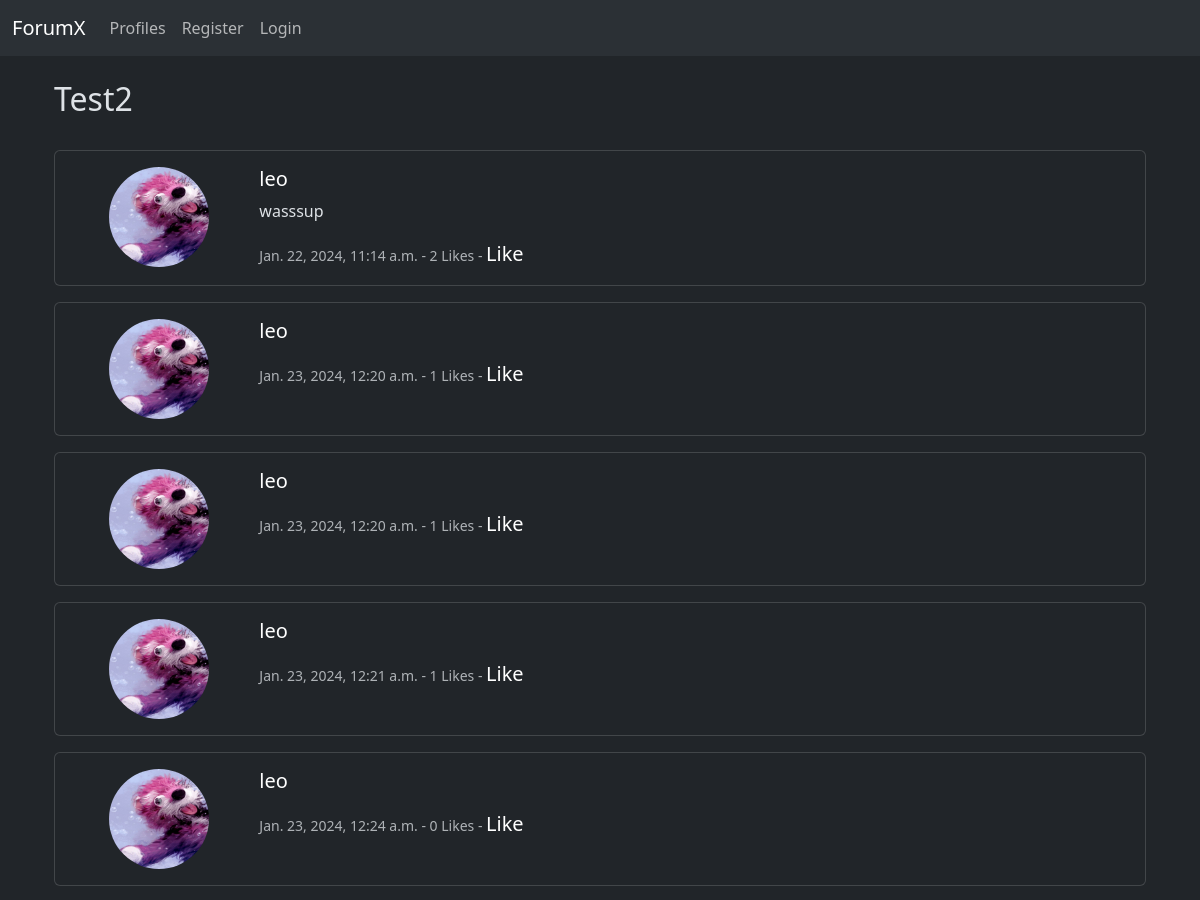
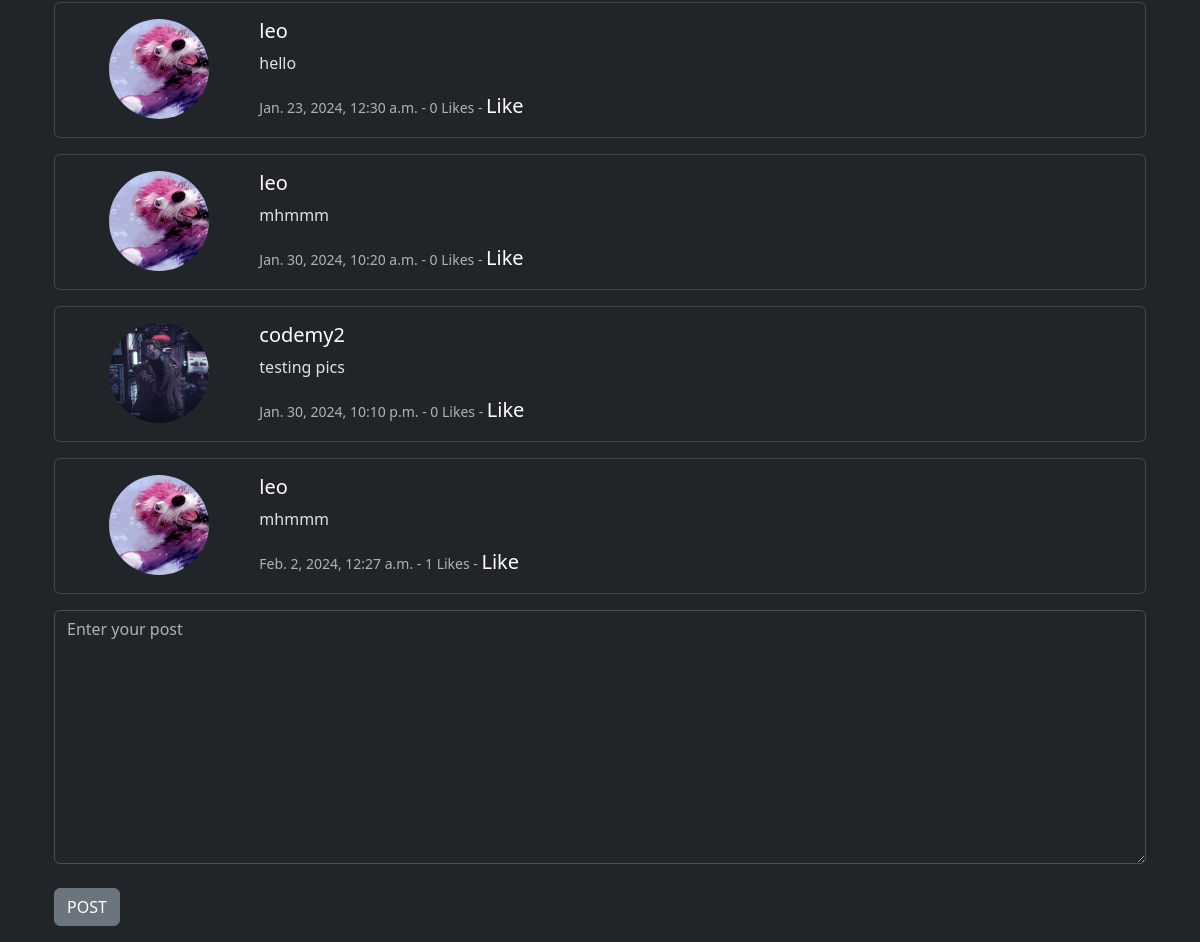
The app's page /thread/2/, older data (2 pictures, top to bottom).
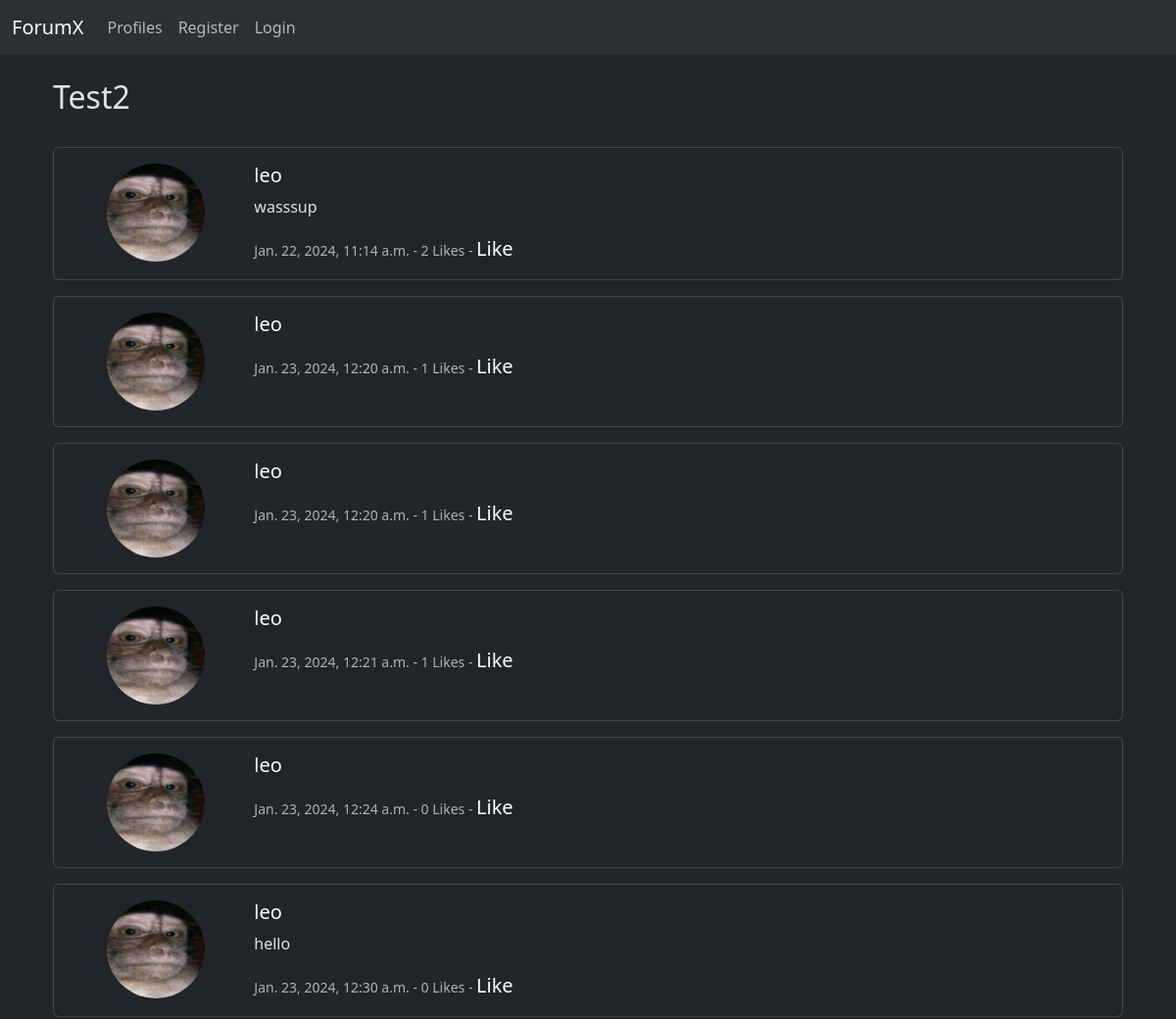
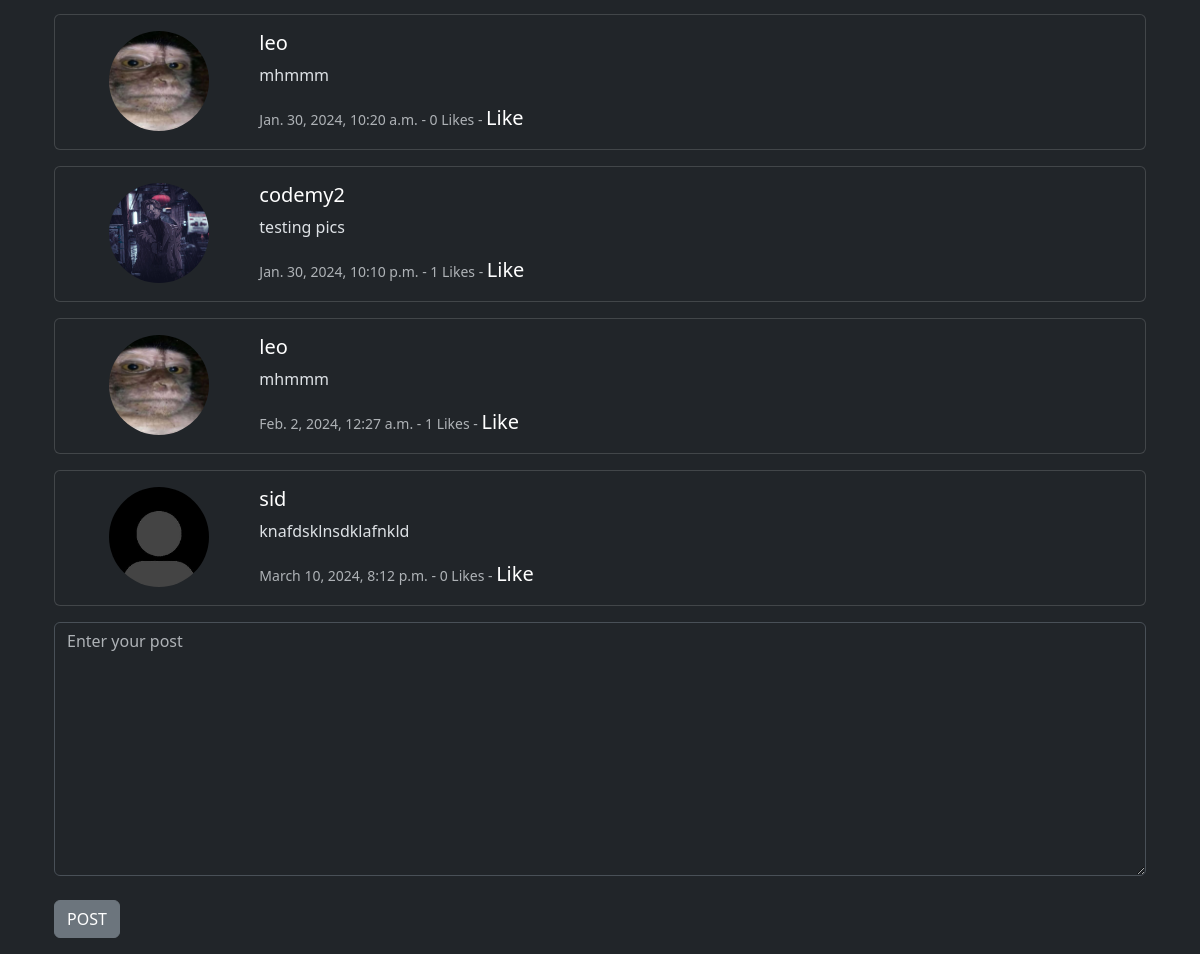
The same page, newer data (2 pictures, top to bottom).
### forumx/models.py (models this page shows, shortened)
class Thread(models.Model):
    title = models.CharField(max_length=255)
    user = models.ForeignKey(User,
        on_delete=models.CASCADE,
        related_name='created_threads') #We need to access threads later on
    created_at = models.DateTimeField(default=timezone.now)

class Post(models.Model):
    thread = models.ForeignKey(Thread,
        on_delete=models.CASCADE,
        related_name='posts')
    user = models.ForeignKey(User,
        on_delete=models.CASCADE,
        related_name='posts')
    content = models.TextField()
    created_at = models.DateTimeField(default=timezone.now)
    likes = models.ManyToManyField(User, related_name="post_like", blank=True)
    def number_of_likes(self):
        return self.likes.count()

class Profile(models.Model):
   user = models.OneToOneField(User, on_delete=models.CASCADE)
   follows = models.ManyToManyField("self",
    related_name="followed_by",
    symmetrical=False, # User does not need to follow back
    blank=True # User does not need to follow anyone
    )
   date_modified = models.DateTimeField(User, default=timezone.now)
   profile_image = models.ImageField(null=True, blank=True, upload_to="images/")
   profile_bio= models.CharField(null=True, blank=True, max_length=500)

### forumx/views.py (the view, shortened to what this page needs)
# urls.py: path('thread/<int:thread_id>/', views.thread_posts, name='thread_posts'),
def thread_posts(request, thread_id):
    thread = get_object_or_404(Thread, pk=thread_id)
    posts = thread.posts.all().order_by("created_at")
    form = PostForm(request.POST or None)
    return render(request, 'posts.html', {'thread': thread, 'posts': posts, 'form': form})

### forumx/forms.py
class PostForm(forms.ModelForm):
    content = forms.CharField(required=True,
            widget=forms.widgets.Textarea(
                attrs={
                    "placeholder": "Enter your post",
                    "class": "form-control"
                }
                ),
            label="",
            )
    class Meta:
        model = Post
        fields = ['content']

### forumx/templates/posts.html (shortened to what this page needs)
{% extends "base.html" %}
{% load static %}
{% block content %}
<div class="container">
  <h2>{{ thread.title | title }}</h2>
  <br />
  {% for post in posts %}
  <div class="card mb-3">
    <div class="card-body" >
        <div class="container">
            <div class="row">
                <div class="col-12 col-sm-2 mb-3 mb-sm-0 text-center">
                    {% if post.user.profile.profile_image %}
                        <img src="{{ post.user.profile.profile_image.url }}" class="rounded-circle" height=100 width=100 class="rounded-circle">
                    {% else %}
                        <img src="{% static 'images/user.jpg' %}" alt="Default Profile Image" height=100 width=100 class="rounded-circle">
                    {% endif %}
                </div>
                <div class="col-12 col-sm-10">
                    <h5 class="card-title"><a class="profile-link" href="{% url 'profile' post.user.profile.user.id %}">{{ post.user.username }}</a></h5>
                    <p class="card-text">{{ post.content }}</p>
                    <p class="card-text">
                        <small class="text-muted">{{ post.created_at }}
                            - {{ post.number_of_likes }} Likes -
                            {% if user in post.likes.all %}
                                <a href="{% url 'post_like' pk=post.id%}">Unike</a>
                            {% else %}
                                <a href="{% url 'post_like' pk=post.id%}">Like</a>
                            {% endif %}
                        </small>
                    </p>
                </div>
            </div>
        </div>
    </div>
  </div>
  {% endfor %}
  {% if form %}
  <form method=POST>
    {{ form.content }}
    <br>
    <button type="submit" class="btn btn-secondary">POST</button>
  </form>
  {% endif %}
</div>
{% endblock %}

### forumx/templates/base.html (shortened to what this page needs)
{% load static %}
<html lang="en" data-bs-theme="dark">
  <head>
    <link
      href="https://cdn.jsdelivr.net/npm/bootstrap@5.3.2/dist/css/bootstrap.min.css"
      rel="stylesheet"
    />
    <link rel="stylesheet" href="https://cdnjs.cloudflare.com/ajax/libs/font-awesome/4.7.0/css/font-awesome.min.css">
  </head>
  <body>
    {% include "navbar.html" %}
    <div class="container">
        <br>
        {% block content %}
        {% endblock %}
    </div>
  </body>
</html>

### forumx/templates/navbar.html (shortened to what this page needs)
<nav class="navbar navbar-expand-lg bg-body-tertiary">
    <div class="container-fluid">
      <a class="navbar-brand" href={% url "home" %}>ForumX</a>
      <div class="collapse navbar-collapse" id="navbarSupportedContent">
        <ul class="navbar-nav me-auto mb-2 mb-lg-0">
          <li class="nav-item">
            <a class="nav-link"
            href="{% url 'profile_list' %}" >Profiles</a>
          </li>
          {% if user.is_authenticated %}
            <li class="nav-item">
              <a class="nav-link"
              href="{% url 'profile' request.user.id %}" >My Profile</a>
            </li>
            <li class="nav-item">
              <a class="nav-link"
              href="{% url 'logout' %}" >Logout</a>
            </li>
            <li>
              <a class="nav-link"
              href="{% url 'search_user'%}" >Search Users</a>
            </li>
          {% else %}
          <li class="nav-item">
            <a class="nav-link"
            href="{% url 'register' %}" >Register</a>
          </li>
            <li class="nav-item">
              <a class="nav-link"
              href="{% url 'login' %}" >Login</a>
            </li>
          {% endif %}
        </ul>
      </div>
    </div>
  </nav>

### forumx/templates/posts.html (style rules this page uses)
a { text-decoration: none; color: white; font-size: 20px; }

Row changes from the older to the newer data that the page shows:
changed through a linked row, Post "wasssup": user.profile.profile_image: a different picture
changed through a linked row, Post (number 2 of 10 on the later page): user.profile.profile_image: a different picture
changed through a linked row, Post (number 3 of 10 on the later page): user.profile.profile_image: a different picture
changed through a linked row, Post "Jan. 23, 2024, 12:21 a.m.": user.profile.profile_image: a different picture
changed through a linked row, Post "Jan. 23, 2024, 12:24 a.m.": user.profile.profile_image: a different picture
changed through a linked row, Post "hello": user.profile.profile_image: a different picture
changed through a linked row, Post "Jan. 30, 2024, 10:20 a.m.": user.profile.profile_image: a different picture
computed for Post "testing pics": number_of_likes "0" → "1"
changed through a linked row, Post "Feb. 2, 2024, 12:27 a.m.": user.profile.profile_image: a different picture
added Post: user.username "sid", content "knafdsklnsdklafnkld", created_at "March 10, 2024, 8:12 p.m.", number_of_likes "0", shows "Like"
